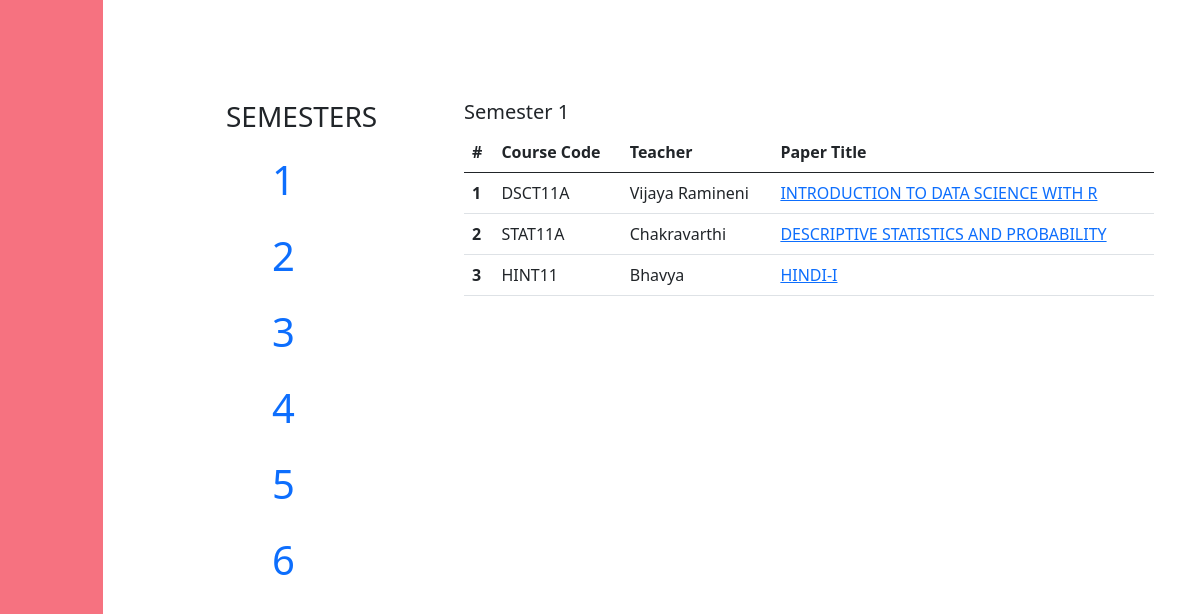
The app's page /Student/Attendance/179743/M.S.Ds/ with its own data.
### student/models.py (models this page shows)
class Teacher_Course(models.Model):
	Group = models.ForeignKey(Groups, on_delete = models.PROTECT)
	Teacher_Id = models.ForeignKey(Teacher,on_delete = models.PROTECT)
	Course_Code = models.ForeignKey(Courses,on_delete = models.PROTECT)
	Semester_Teacher = models.CharField(max_length= 20, choices = Semester_Choices)
	Year_Of_Admission = models.IntegerField(default = Year_Admission)

class Courses(models.Model):
	Course_Code = models.CharField(max_length = 10, primary_key = True)
	Course_Subject = models.CharField(max_length = 20, default = '')
	Course_Title = models.CharField(max_length = 100,default = '')

class Teacher(models.Model):
	Teacher_Name = models.CharField(max_length = 50)
	Teacher_Id = models.CharField(max_length = 10, primary_key = True)
	Teacher_Mobile_Number = models.CharField(max_length = 10, validators = [Phone_Number])
	Tecaher_Email_Id = models.EmailField(max_length = 250)
	Teacher_Department_Id = models.ForeignKey(Department, on_delete = models.CASCADE)
	valid_User_Password_Teacher = models.CharField(default = '',max_length = 20,editable = False)

### student/views.py (the view, shortened to what this page needs)
# urls.py: path('Student/Attendance/<Roll_Number>/<Group>/',Student_second, name = 'Student_second'),
def Student_second(request,Roll_Number,Group):
	Courses_Involved = Teacher_Course.objects.filter(Group = Group).filter(Semester_Teacher = "1")
	if len(Courses_Involved) != 0:
		content = {
		'Semester' : 'Semester 1',
		'Roll_Number': Roll_Number,
		'Attendance' : Courses_Involved,
		'Group' : Group,
		'sem' : "1"
		}
		return render(request,'temp/Studentsecond.html',content)

### templates/temp/Studentsecond.html (shortened to what this page needs)
{% extends "main.html" %}
{% block content %}
{% load static %}
<body>
      <div class="side-navbar active-nav d-flex justify-content-between flex-wrap flex-column" id="sidebar">
  <ul class="nav flex-column text-white w-100">
    <a href="#" class="nav-link h3 text-white my-2">
    </a>
    <a href="/Student/Welcome/same/{{Roll_Number}}/" class="nav-link">
    </a>
    <a href="/Student/Attendance/{{Roll_Number}}/{{Group}}/" class="nav-link">
  </a>
  <a href="/Student/ExaminationMarks/{{Roll_Number}}/{{Group}}/" class="nav-link">
  </a>
    <a href="/" class="nav-link">
    </a>
  </ul>
</div>
<div class="p-1 my-container active-cont"><br><br><br>
  <div class="row border-right">
    <div class="col">
      <br>
      <h3>SEMESTERS</h3>
        <nav class="nav flex-column" style="margin-left: 30px; font-size:250%;">
        <a class="nav-link active" href="/Student/{{Roll_Number}}/Attendance/Semester/1/{{Group}}/" >1</a>
      <a class="nav-link" href="/Student/{{Roll_Number}}/Attendance/Semester/2/{{Group}}/">2</a>
      <a class="nav-link" href="/Student/{{Roll_Number}}/Attendance/Semester/3/{{Group}}/">3</a>
      <a class="nav-link" href="/Student/{{Roll_Number}}/Attendance/Semester/4/{{Group}}/">4</a>
      <a class="nav-link" href="/Student/{{Roll_Number}}/Attendance/Semester/5/{{Group}}/">5</a>
      <a class="nav-link" href="/Student/{{Roll_Number}}/Attendance/Semester/6/{{Group}}/">6</a>
    </nav>
    </div>
    <div class="col-9">
      <br>
      <h5>{{Semester}}</h5>
      <table class="table" style="position: center;">
  <thead>
    <tr>
      <th scope="col">#</th>
      <th scope="col">Course Code</th>
      <th scope="col">Teacher</th>
      <th scope="col">Paper Title</th>
    </tr>
  </thead>
  <tbody>
    {% for student in Attendance %}
    <tr>
      <th scope="row">{{forloop.counter}}</th>
      <td>{{student.Course_Code.Course_Code}}</td>
      <td>{{student.Teacher_Id.Teacher_Name}}</td>
      <td><a href = "/Student/Attendance/{{Roll_Number}}/{{Group}}/{{student.Teacher_Id.Teacher_Id}}/{{student.Course_Code.Course_Code}}/{{sem}}/">{{student.Course_Code.Course_Title}}</a></td>
    </tr>
    {% endfor %}
  </tbody>
</table>
    </div>
   </div>
</div>
{% endblock %}

### templates/temp/Studentsecond.html (style rules this page uses)
.side-navbar { width: 270px; height: 100%; position: fixed; margin-left: -200px; background-color:#F67280; transition: 0.5s; border-color: yellow; }
.my-container { transition: 0.4s; }
.active-nav { margin-left: -209px; }
.active-cont { margin-left: 180px; }

### records on screen
Teacher_Course: Course_Code.Course_Code "DSCT11A", Teacher_Id.Teacher_Name "Vijaya Ramineni", Course_Code.Course_Title "INTRODUCTION TO DATA SCIENCE WITH R"
Teacher_Course: Course_Code.Course_Code "STAT11A", Teacher_Id.Teacher_Name "Chakravarthi", Course_Code.Course_Title "DESCRIPTIVE STATISTICS AND PROBABILITY"
Teacher_Course: Course_Code.Course_Code "HINT11", Teacher_Id.Teacher_Name "Bhavya", Course_Code.Course_Title "HINDI-I"

### other values on screen
{{ Semester }} "Semester 1"
